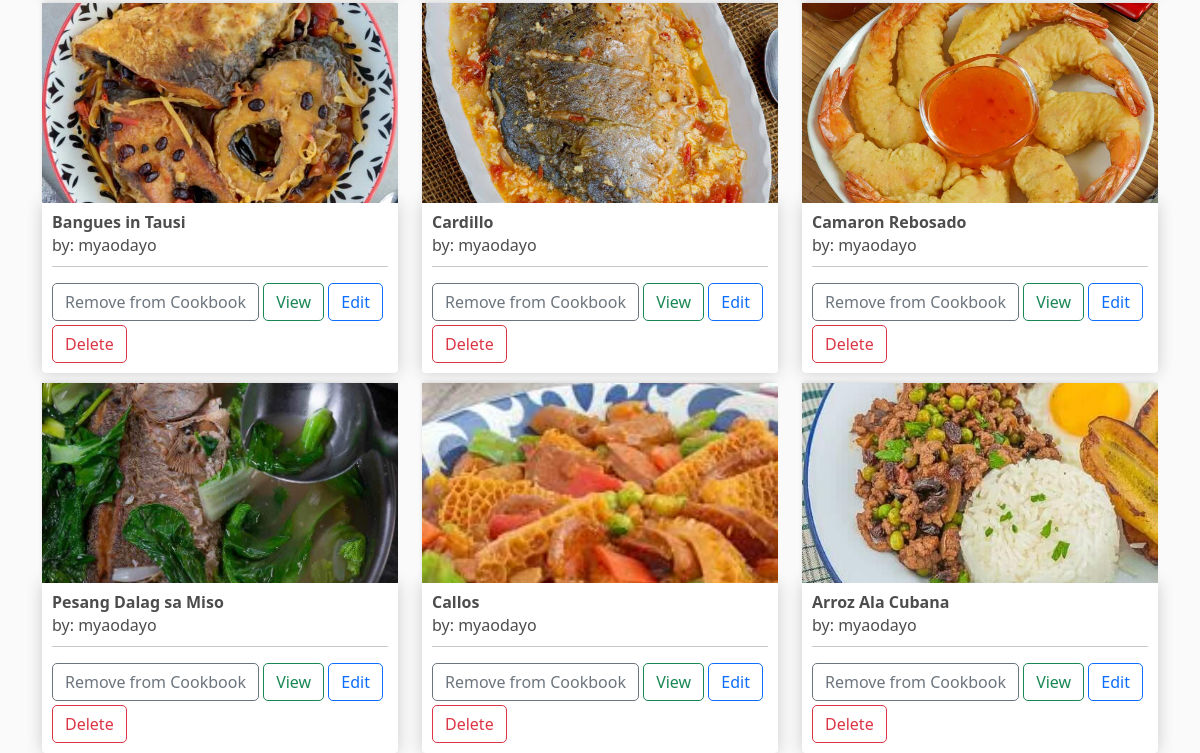
Page /cookbook/ (signed in, lower part) on the earlier database version.
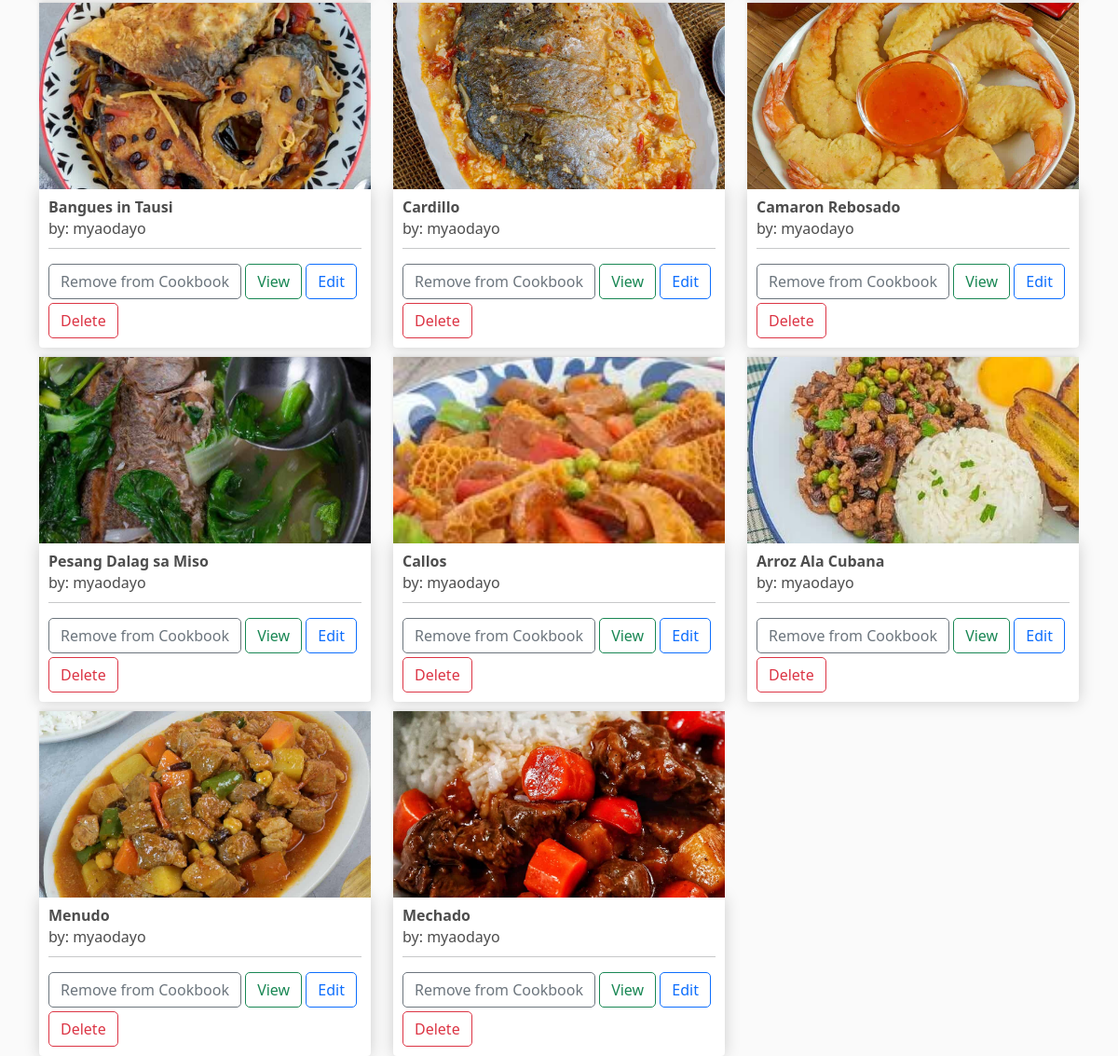
Same page on the later database version.
### FGPH/models.py (models this page shows, shortened)
class CookbookRecipe(models.Model):
	cookbook = models.ForeignKey(Cookbook, null=True, on_delete=models.CASCADE, related_name='recipes')
	recipe = models.ForeignKey(Recipe, null=True, on_delete=models.CASCADE)

class Recipe(models.Model):
	author = models.ForeignKey(RegisteredUser, null=True, on_delete=models.CASCADE, related_name='recipes')
	name = models.CharField(max_length=64)
	category = models.ForeignKey(Category, null=True, blank=True, on_delete=models.SET_NULL, related_name='recipes')
	tags = models.ManyToManyField(Tag)
	thumbnail = models.ImageField(default='placeholder.png')
	region = models.ForeignKey(Region, null=True, blank=True, on_delete=models.SET_NULL, related_name='recipes')
	description = models.CharField(max_length=700, null=True, blank=True)
	steps = models.JSONField(null=True)
	ingredients = models.JSONField(null=True)
	preparation_time = models.CharField(max_length=64, null=True, blank=True)
	serving_size = models.IntegerField(
		null=True,
		blank=True,
        validators=[
            MaxValueValidator(500),
            MinValueValidator(1)
        ]
    )
	date_created = models.DateTimeField(auto_now_add=True, null=True)
	date_modified = models.DateTimeField(auto_now=True, null=True)
	@property
	def recipeSteps(self):
		return json.loads(self.steps)

class RegisteredUser(models.Model):
	user = models.OneToOneField(User, null=True, blank=True, on_delete=models.CASCADE)
	name = models.CharField(max_length=200, null=True)
	email = models.CharField(max_length=200)
	title = models.CharField(default="", max_length=200, blank=True)
	profile_pic = models.ImageField(default="pfp.png", null=True, blank=True)
	date_created = models.DateTimeField(auto_now_add=True, null=True)
	def __str__(self):
	    return str(self.name)

### FGPH/views.py (the view)
# urls.py: path("cookbook/", views.cookbook, name='cookbook'),
@login_required(login_url='FGPH:login')
def cookbook(request):
    categories = Category.objects.all()
    if request.user.is_authenticated:
        cookbookAuthor = request.user.registereduser
        cookbook, created = Cookbook.objects.get_or_create(cookbookAuthor=cookbookAuthor)
        cookbookRecipes = cookbook.recipes.all()
    else:
        cookbookRecipes = []
    context = {'cookbookRecipes': cookbookRecipes, 'categories': categories}
    return render(request, 'FGPH/cookbook.html', context)

### FGPH/templatetags/get_group.py (called while the page is built)
@register.filter(name='has_group')
def has_group(user, group_name):
    return user.groups.filter(name=group_name).exists()

### FGPH/templates/FGPH/cookbook.html (shortened to what this page needs)
{% extends 'FGPH/template.html' %}
{% load static %}
{% block content %}
<div class="row">
    {% for cookbookRecipe in cookbookRecipes %}
		<div class="col-lg-4">
			<img class="thumbnail" src="{{ cookbookRecipe.recipe.thumbnail.url }}">
			<div class="box-element product">
				<h6><strong>{{ cookbookRecipe.recipe.name }}</strong></h6>
				<h6 style="line-height: 10px;">by: {{ cookbookRecipe.recipe.author }}</h6>
				<hr>
				<button data-recipe="{{ cookbookRecipe.recipe.id }}" data-action="remove" class="btn btn-outline-secondary remove-recipe">Remove from Cookbook</button>
				<a href="{% url 'FGPH:recipe' cookbookRecipe.recipe.id %}" class="btn btn-outline-success">View</a>
                {% if request.user.registereduser == cookbookRecipe.recipe.author %}
                <a href="{% url 'FGPH:editRecipe' cookbookRecipe.recipe.id %}" class="btn btn-outline-primary">Edit</a>
                <a href="{% url 'FGPH:deleteRecipe' cookbookRecipe.recipe.id %}" class="btn btn-outline-danger delete-recipe-btn mt-1">Delete</a>
                {% endif %}
			</div>
		</div>
	{% endfor %}
</div>
{% endblock content %}

Differences in the rows shown:
added CookbookRecipe: recipe.thumbnail (picture), recipe.name "Menudo", recipe.author "myaodayo", shows "Edit"
added CookbookRecipe: recipe.thumbnail (picture), recipe.name "Mechado", recipe.author "myaodayo", shows "Edit"
